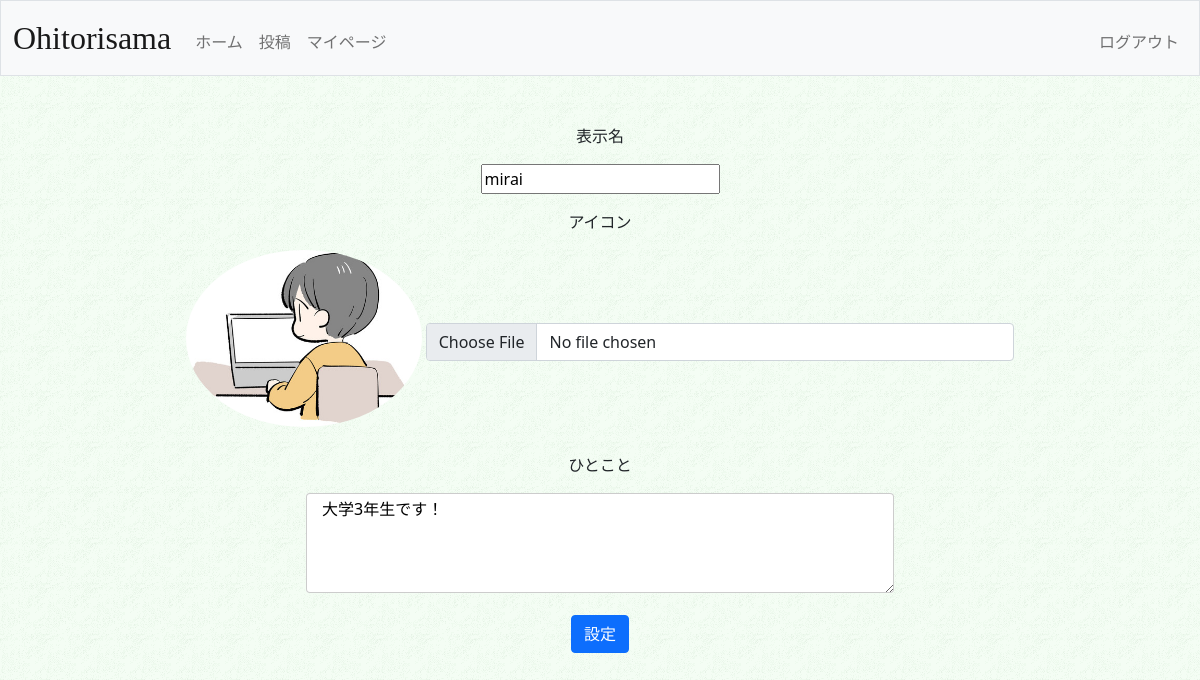
The page /set (signed in) on the database as committed earlier.
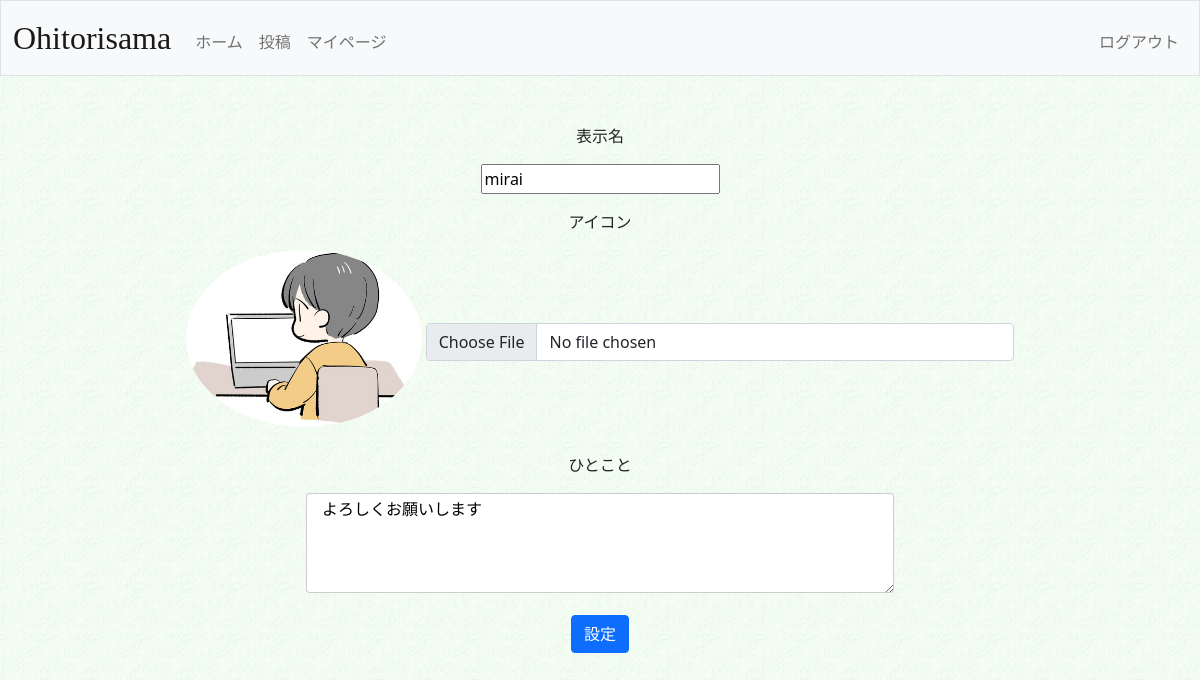
The same page on the database as committed later.
### tables this page shows
CREATE TABLE 'users'(
'id' INTEGER PRIMARY KEY DEFAULT 0,
'username' TEXT NOT NULL,
'hash' TEXT NOT NULL,
'display_name' TEXT DEFAULT 'unknown',
'icon' TEXT,
'comment' TEXT DEFAULT 'よろしくお願いします',
'created_at' TIMESTAMP DEFAULT(datetime('now','localtime'))
);

### app.py (the view)
@app.route("/set", methods=["GET", "POST"])
def set():
    if request.method == "POST":
        userid = session["user_id"]
        nickname = request.form.get("nickname")
        comment = request.form.get("comment")
        con = sqlite3.connect("./ohitori.db")
        db = con.cursor()
        users = db.execute("SELECT icon FROM users WHERE id = ?",(userid,)).fetchone()
        if users[0] == None:
            filepath=None
        else:
            filepath=db.execute("SELECT icon FROM users WHERE id = ?",(userid,)).fetchall()[0][0]
        img = request.files['imgfile']
        if img:
            filepath = datetime.now().strftime("%Y%m%d_%H%M%S_") \
            + werkzeug.utils.secure_filename(img.filename)
            img.save(os.path.join(app.config['UPLOAD_FOLDER'] + '/iconimg', filepath))
        db.execute("UPDATE users SET display_name=?, icon=?, comment=? WHERE id=?",(nickname,filepath,comment,userid,))
        con.commit()
        con.close()
        return redirect("/mypage")
    else:
        userid = session["user_id"]
        con = sqlite3.connect("./ohitori.db")
        db = con.cursor()
        users = db.execute("SELECT display_name,icon,comment FROM users WHERE id = (?)", (userid,)).fetchall()
        return render_template("set.html",users=users)

### app.py (called while the page is built)
@app.after_request
def after_request(response):
    response.headers["Cache-Control"] = "no-cache, no-store, must-revalidate"
    response.headers["Expires"] = 0
    response.headers["Pragma"] = "no-cache"
    return response

### templates/set.html (shortened to what this page needs)
{% extends "layout.html" %}
{% block main %}
    <form action="/set" method="post" enctype="multipart/form-data">
        {% for user in users %}
            <div class="mb-3">
                <p>表示名</p>
                <input name="nickname" type="text" value="{{ user[0] }}">
            </div>
            <p>アイコン</p>
            <div class="mb-3">
                {% if user[1] != None %}
                    <img src="../upload/iconimg/{{ user[1] }}" width="20%" class="icon">
                    {% else %}
                    <img src="../upload/iconimg/icon-default.png" width="20%" class="icon">
                {% endif %}
                <input class="form-control" type="file" name="imgfile" accept=".jpg,.gif,.png,image/gif,image/jpeg,image/png" style="width:50%; display:revert">
            </div>
            <div class="mb-3">
                <p>ひとこと</p>
                <textarea name="comment" type="text" class="comment" >{{ user[2] }}</textarea>
            </div>
        {% endfor %}
        <button class="btn btn-primary" type="submit">設定</button>
    </form>
{% endblock %}

Rows that differ between the two databases and show on the page:
changed users "mirai": comment "大学3年生です！" → "よろしくお願いします"
